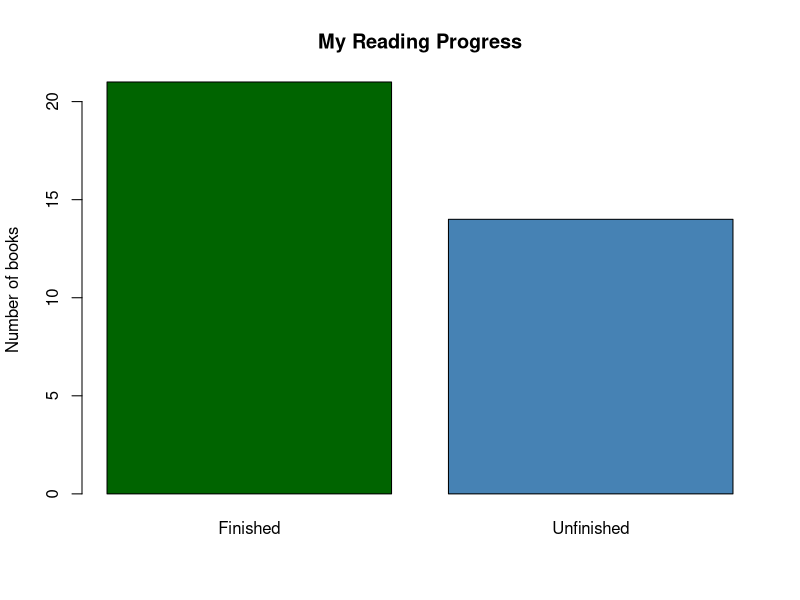

The R source for this figure:

# My first R program
print("Welcome to BookShelf!")
#This loads my csv file, the empty cells will be read as NA
books <- read.csv("books.csv", na.strings = c("", "NA"))
print(books)
#I want to check for missing authors and count them
check_missing <- function(column) {
  missing_values <- is.na(column) | trimws(column) == ""
  return(missing_values)
}
missing_author <- sum(check_missing(books$author))
print(missing_author)
#The categories will be checked for missing info instead of each column
for (column_name in names (books)){
  missing_count <- sum(check_missing(books[[column_name]]), na.rm = TRUE)  
  cat("Missing", column_name, ":", missing_count, "\n")
}

 # this is what the library I am making is all about
 #a clean library that is in here without changing the original one. 
 cleaned_books <- books
 # Standardize book titles
cleaned_books$title <- tools::toTitleCase(trimws(cleaned_books$title))
cleaned_books$title <- gsub("  +"," ",cleaned_books$title)
cleaned_books$title_key <- tolower(cleaned_books$title)

#The codes about removing extra space, and moving it to a regular one
cleaned_books$author <- trimws(cleaned_books$author)
cleaned_books$author <- gsub("  +"," ",cleaned_books$author)

cleaned_books$author_key <- tolower(cleaned_books$author)


# This section finds the duplicate books counts them and deletes them from the main count
#without changing the actual csv author file
 duplicate_books <- duplicated(cleaned_books [c("title_key","author_key")])
 duplicate_count <- sum(duplicate_books)
 cat("Duplicate Books", duplicate_count,"\n")
 cleaned_books <- cleaned_books[!duplicate_books, ]
 cat("Books remaining:", nrow(cleaned_books), "\n")

 
 # This sections purpose is to find pages that are incorrect, or not fully a number
 #count invalid pagesand replace it with NA
 invalid_pages <- cleaned_books$pages <= 0| cleaned_books$pages %% 1 != 0
 invalid_page_count <-sum(invalid_pages,na.rm = TRUE)
 cat("Invalid page amount:",invalid_page_count,"\n")
 cleaned_books$pages[which(invalid_pages)] <- NA
 # Identify invalid ratings
 #we want to figure out if the ratings in my csv are correctly 
 #written from 0-5
 invalid_ratings <- cleaned_books$rating < 0 | cleaned_books$rating > 5
 invalid_rating_count <- sum(invalid_ratings, na.rm=TRUE)
 cat("Invalid ratings:",invalid_rating_count,"\n")
 #now were replacing the invalid ratings with NA
 cleaned_books$rating[which(invalid_ratings)] <- NA

 #We made two columns that helped detect duplicates regardless of 
 #if they were captilized these will remove that by using Null
 cleaned_books$title_key <-NULL
 cleaned_books$author_key <-NULL 




 print(cleaned_books)
 # The finished book gives a true statement and not finished is false, I want to see how many are finished 
 #and the total pages
 cat('\n-- BookShelf Library Report---\n')
 total_books <- nrow(cleaned_books)
 average_rating <-mean(cleaned_books$rating,na.rm = TRUE)
 total_pages <-sum(cleaned_books$pages, na.rm=TRUE)
 finished_books <- sum(cleaned_books$finished ==TRUE,na.rm =TRUE)
 unfinished_books <-sum(cleaned_books$finished == FALSE,na.rm =TRUE)
 completion_percentage <-(finished_books/total_books)*100

#Now I want to order them in order of genre rating
average_genre_rating <- aggregate(
  rating ~ genre,
  data=cleaned_books,
  FUN = mean,
  na.rm=TRUE
)
average_genre_rating <- average_genre_rating [
  order(-average_genre_rating$rating),
]
cat("Average rating by genre:\n")
print(average_genre_rating)
#I want to know what percentage of books I finished.
 known_status <- finished_books + unfinished_books
completion_percentage <- if (known_status > 0) {
  round((finished_books / known_status) * 100, 1)
}  else {
  NA_real_
}
 cat("Completion percentage:", completion_percentage, "%\n")

#Wondering what my longest and shortest books are 
longest_pages <- max(cleaned_books$pages,na.rm=TRUE)
shortest_pages <- min(cleaned_books$pages,na.rm=TRUE)
longest_book<-cleaned_books [
  !is.na(cleaned_books$pages) &
  cleaned_books$pages ==longest_pages,
]
shortest_book<-cleaned_books [
  !is.na(cleaned_books$pages) &
  cleaned_books$pages == shortest_pages,
]
cat("Shortest Book: \n")
print(shortest_book[c("title", "pages")])
cat("Longest Book : \n")
print(longest_book[c("title", "pages")])
#were making a bar graph ,which is crazy in code
reading_counts <- c(finished_books, unfinished_books)
png("reading_progress.png", width=900,height=600)
barplot(
  reading_counts,
  names.arg=c("Finished", "Unfinished"),
  col=c("darkgreen","steelblue"),
  main="My Reading Progress",
  ylab= "Number of books"
)
dev.off()
